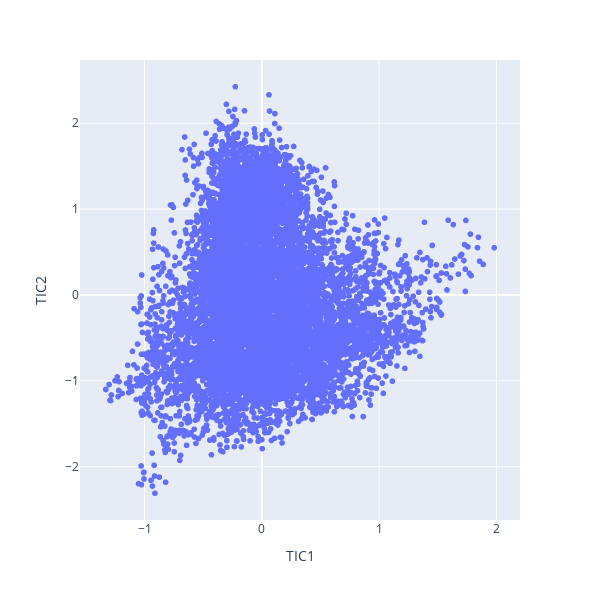

The notebook cell this image was saved under:
### Code cell
dataset = pd.DataFrame(evecs_SRV_unbiased, columns=["TIC0", "TIC1", "TIC2"])
px.scatter(dataset, x="TIC1", y="TIC2", width=600, height=600)

### Figure 1 — Plotly figure (JSON) as saved in the notebook; plotly's stock layout.template omitted (floating-point values rounded to 4 significant figures; data arrays with more than 128 entries replaced by an {"elided": "..."} marker saying what was removed)
{"data": [{"hovertemplate": "TIC1=%{x}<br>TIC2=%{y}<extra></extra>", "legendgroup": "", "marker": {"color": "#636efa", "symbol": "circle"}, "mode": "markers", "name": "", "showlegend": false, "type": "scattergl", "x": {"elided": "10000 float values"}, "xaxis": "x", "y": {"elided": "10000 float values"}, "yaxis": "y"}], "layout": {"height": 600, "legend": {"tracegroupgap": 0}, "margin": {"t": 60}, "width": 600, "xaxis": {"anchor": "y", "domain": [0, 1], "title": {"text": "TIC1"}}, "yaxis": {"anchor": "x", "domain": [0, 1], "title": {"text": "TIC2"}}}}
